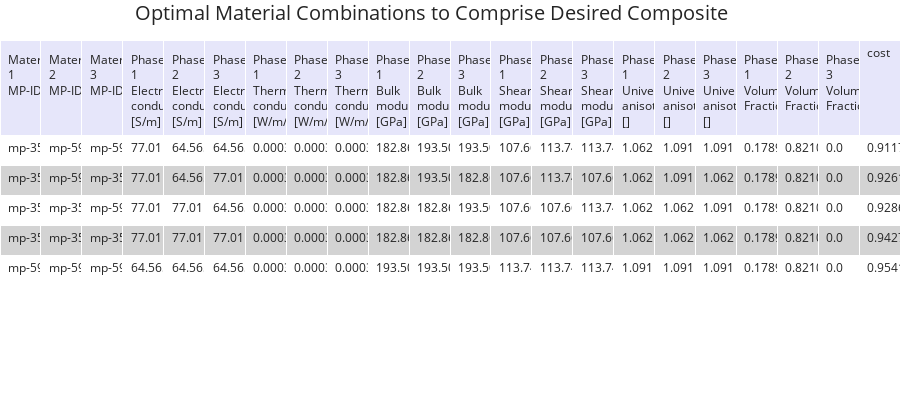

This figure's notebook cell:
### Code cell
import os
import json
from datetime import datetime

# Directory where the files are located
directory = './'

# Function to get the latest consolidated dict file
def get_latest_consolidated_dict_file(directory):
    # List all files in the directory
    files = os.listdir(directory)
    
    # Filter out only the consolidated_dict files
    consolidated_files = [f for f in files if f.startswith('consolidated_dict_')]
    
    # Sort the files by date and time in the filename
    consolidated_files.sort(key=lambda x: datetime.strptime(x, 'consolidated_dict_%m_%d_%Y_%H_%M_%S'))
    
    # Return the latest file
    latest_file = consolidated_files[-1] if consolidated_files else None
    return latest_file

# Get the latest consolidated dict file
latest_file = get_latest_consolidated_dict_file(directory)

if latest_file:
    # Open the latest consolidated dict file
    with open(os.path.join(directory, latest_file), 'r') as f:
        consolidated_dict = json.load(f)
        print(f"Loaded consolidated_dict from {latest_file}")
else:
    print("No consolidated dict file found.")


HS.get_material_match_costs(matches_dict=matches_dict, consolidated_dict=consolidated_dict)

### Figure 1 — Plotly figure (JSON) as saved in the notebook; plotly's stock layout.template omitted (floating-point values rounded to 4 significant figures)
{"data": [{"cells": {"align": "left", "fill": {"color": [["white", "lightgrey", "white", "lightgrey", "white"]]}, "font": {"size": 12}, "height": 30, "values": [["mp-3536", "mp-3536", "mp-3536", "mp-3536", "mp-5924"], ["mp-5924", "mp-5924", "mp-3536", "mp-3536", "mp-5924"], ["mp-5924", "mp-3536", "mp-5924", "mp-3536", "mp-5924"], ["77.0117", "77.0117", "77.0117", "77.0117", "64.5658"], ["64.5658", "64.5658", "77.0117", "77.0117", "64.5658"], ["64.5658", "77.0117", "64.5658", "77.0117", "64.5658"], ["0.000316911", "0.000316911", "0.000316911", "0.000316911", "0.000300167"], ["0.000300167", "0.000300167", "0.000316911", "0.000316911", "0.000300167"], ["0.000300167", "0.000316911", "0.000300167", "0.000316911", "0.000300167"], ["182.861", "182.861", "182.861", "182.861", "193.509"], ["193.509", "193.509", "182.861", "182.861", "193.509"], ["193.509", "182.861", "193.509", "182.861", "193.509"], ["107.669", "107.669", "107.669", "107.669", "113.741"], ["113.741", "113.741", "107.669", "107.669", "113.741"], ["113.741", "107.669", "113.741", "107.669", "113.741"], ["1.062", "1.062", "1.062", "1.062", "1.091"], ["1.091", "1.091", "1.062", "1.062", "1.091"], ["1.091", "1.062", "1.091", "1.062", "1.091"], ["0.1789655172413793", "0.1789655172413793", "0.1789655172413793", "0.1789655172413793", "0.1789655172413793"], ["0.8210344827586207", "0.8210344827586207", "0.8210344827586207", "0.8210344827586207", "0.8210344827586207"], ["0.0", "0.0", "0.0", "0.0", "0.0"], ["0.9117777039567697", "0.9261374976326792", "0.9286097636881985", "0.9427087735961838", "0.9541298877953498"]]}, "columnwidth": 1000, "header": {"align": "left", "fill": {"color": "lavender"}, "font": {"size": 12}, "height": 30, "values": ["Material 1 MP-ID", "Material 2 MP-ID", "Material 3 MP-ID", "Phase 1 Electrical conductivity, [S/m]", "Phase 2 Electrical conductivity, [S/m]", "Phase 3 Electrical conductivity, [S/m]", "Phase 1 Thermal conductivity, [W/m/K]", "Phase 2 Thermal conductivity, [W/m/K]", "Phase 3 Thermal conductivity, [W/m/K]", "Phase 1 Bulk modulus, [GPa]", "Phase 2 Bulk modulus, [GPa]", "Phase 3 Bulk modulus, [GPa]", "Phase 1 Shear modulus, [GPa]", "Phase 2 Shear modulus, [GPa]", "Phase 3 Shear modulus, [GPa]", "Phase 1 Universal anisotropy, []", "Phase 2 Universal anisotropy, []", "Phase 3 Universal anisotropy, []", "Phase 1 Volume Fraction", "Phase 2 Volume Fraction", "Phase 3 Volume Fraction", "cost"]}, "type": "table"}], "layout": {"autosize": true, "height": 400, "margin": {"b": 0, "l": 0, "r": 0, "t": 40}, "title": {"font": {"size": 20}, "text": "Optimal Material Combinations to Comprise Desired Composite", "x": 0.15}}}
